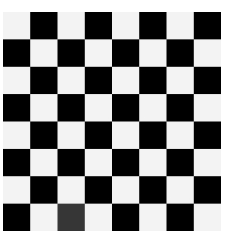
#> input picture Basic level image processing/c11_Filters/chessboard.png, 228 x 236 px
$ python K11_9_RESIM_KenarBulma_Robert.py   (older library calls are emulated)
#> lines starting #> are read from the running program, lines starting #| are printed output that depends on the picture; after the words box and inside, x2 and y2 are one past the last pixel; in counts of white or black regions, pixels touching at a corner belong together
# -*- coding: utf-8 -*-
"""
Created on Wed Mar 27 16:29:13 2024

@author: muozi
"""

import cv2
import numpy as np

# Görüntüyü yükle
image = cv2.imread('chessboard.png', 0) # Grayscale olarak yükle
#> image is the input picture: shape (236, 228); min 0, max 255, mean 137.3

# Robert kenar tespiti uygula
robert_x = cv2.filter2D(image, cv2.CV_64F, np.array([[-1, 0], [0, 1]]))
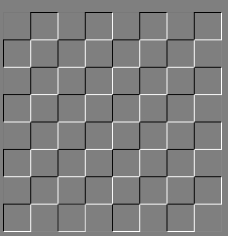
#> robert_x: shape (236, 228) float64; min -255, max 255, mean 0; drawn with min black and max white
robert_y = cv2.filter2D(image, cv2.CV_64F, np.array([[0, -1], [1, 0]]))
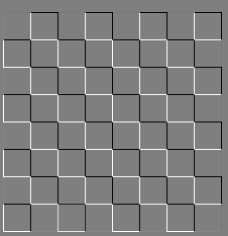
#> robert_y: shape (236, 228) float64; min -255, max 255, mean 0; drawn with min black and max white
edges = cv2.magnitude(robert_x, robert_y)
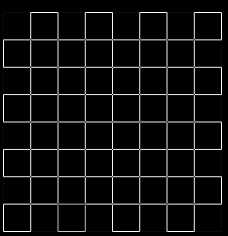
#> edges: shape (236, 228) float64; min 0, max 360.6, mean 21.7; drawn with min black and max white

# Görüntüyü ve kenarları ekranda göster
cv2.imshow('Original Image', image)
cv2.imshow('Robert Edge Detection', edges)
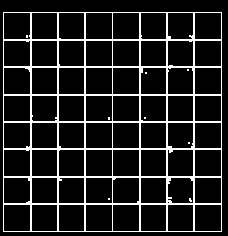
#> window 'Robert Edge Detection': shape (236, 228); 12.6% white in thin lines or dots, all inside (x1, y1, x2, y2) = (3, 12, 222, 232)
cv2.waitKey(0)
cv2.destroyAllWindows()
